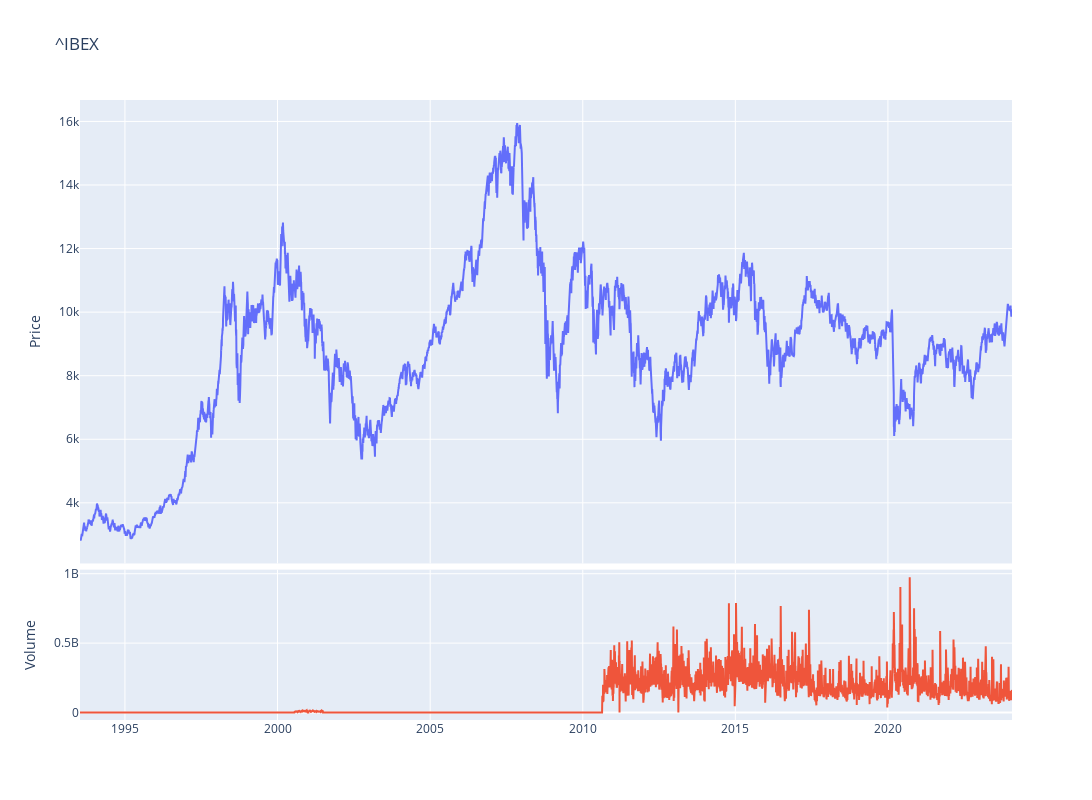

Notebook source saved alongside this figure:
### Code cell
fig = make_subplots(rows=4, cols=1,shared_xaxes=True,vertical_spacing=0.01,specs=[[{'rowspan':3,'colspan':1}],[None],[None],[{'rowspan':1,'colspan':1}]])

# Graph (1,1)
fig.add_trace(go.Scatter(x=stock_ibex.index,y=stock_ibex['Adj Close'],mode="lines",name='IBEX35'),row=1, col=1)
# Update xaxis properties
fig.update_yaxes(title_text="Price", row=1, col=1)

# Graph (4,1)
fig.add_trace(go.Scatter(x=stock_ibex.index,y=stock_ibex['Volume'],mode="lines",name='Volume'),row=4, col=1)
fig.update_yaxes(title_text="Volume", row=4, col=1)

fig.update_layout(height=800, width=1300,showlegend=False,title=f"{ticker}")

fig.show()

### Figure 1 — Plotly figure (JSON) as saved in the notebook; plotly's stock layout.template omitted (floating-point values rounded to 4 significant figures; data arrays with more than 128 entries replaced by an {"elided": "..."} marker saying what was removed)
{"data": [{"mode": "lines", "name": "IBEX35", "type": "scatter", "x": {"elided": "7735 str values"}, "xaxis": "x", "y": {"elided": "7735 float values"}, "yaxis": "y"}, {"mode": "lines", "name": "Volume", "type": "scatter", "x": {"elided": "7735 str values"}, "xaxis": "x2", "y": {"elided": "7735 int values"}, "yaxis": "y2"}], "layout": {"height": 800, "showlegend": false, "title": {"text": "^IBEX"}, "width": 1300, "xaxis": {"anchor": "y", "domain": [0, 1], "matches": "x2", "showticklabels": false}, "xaxis2": {"anchor": "y2", "domain": [0, 1]}, "yaxis": {"anchor": "x", "domain": [0.2525, 1], "title": {"text": "Price"}}, "yaxis2": {"anchor": "x2", "domain": [0, 0.2425], "title": {"text": "Volume"}}}}
